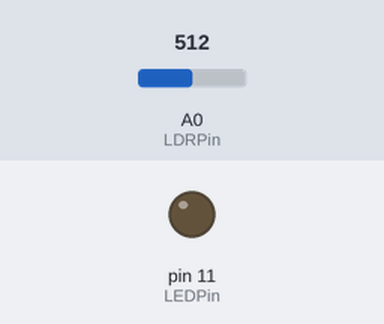
The sketch below on a simulated Arduino Uno, built with avr-gcc and run on an emulated ATmega328P. Shown: output pins drawn as LEDs (lit = HIGH). The test bench sets the inputs (shaded band); at power-on: A0 (LDRPin) = 512.

Above: at 1.2 s.
1.3 s: A0 (LDRPin) set to 104
2.8 s: A0 (LDRPin) set to 89
At 3.3 s:
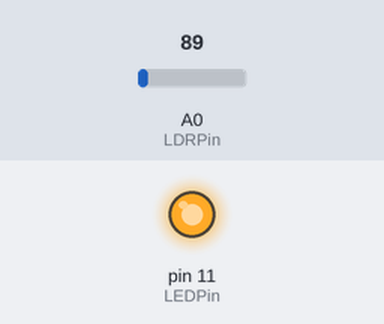
4.3 s: A0 (LDRPin) set to 110
At 5.5 s:
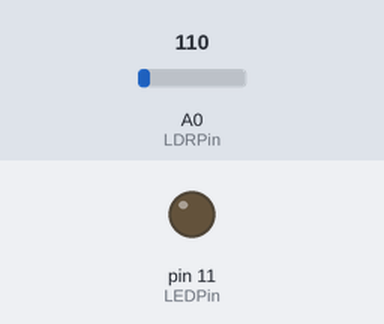
5.8 s: A0 (LDRPin) set to 90
At 6.7 s:
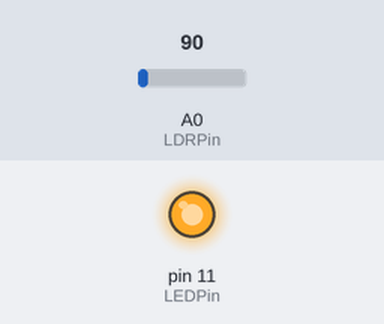
Timing chart, 0 to 8.3 s (numbered marks = the images above; inputs shaded):
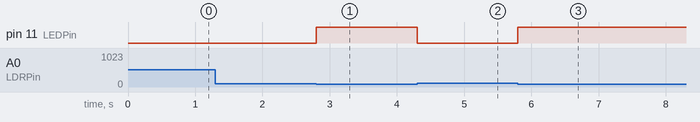

Measured:
- the behaviour switches between 100 and 99 on A0 (LDRPin) (found by bisection; images 0 and 1)
- after the input at 1.3 s, every drawn part: stays the same
- after the input at 2.8 s, pin 11 (LEDPin): LOW → HIGH at once
- after the input at 4.3 s, pin 11 (LEDPin): HIGH → LOW at once
- after the input at 5.8 s, pin 11 (LEDPin): LOW → HIGH at once

The sketch:

Ejercicio4-LDR-Puls.ino
```cpp
int LEDPin = 11;
int LDRPin = A0;
int umbral = 100; //este valor lo obtenemos poniendo la mano sobre la LDR

void setup()
{
   pinMode(LEDPin, OUTPUT);
   pinMode(LDRPin, INPUT);
}

 void loop()
{
       if (analogRead(LDRPin)< umbral) {
      digitalWrite(LEDPin, HIGH);
 }
   else {
      digitalWrite(LEDPin, LOW);
   }
}
```
